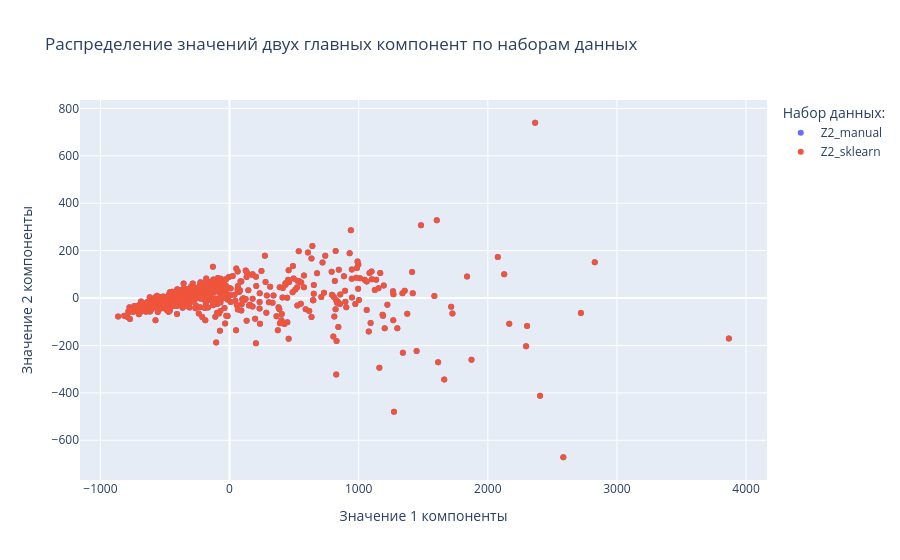

Write notebook code for a chart like this one.
### Code cell
scatter_plot_fig = go.Figure()
scatter_plot_fig.add_trace(
    go.Scatter(
        x=Z2_manual[:, 0],
        y=Z2_manual[:, 1],
        mode='markers',
        name='Z2_manual'
    )
)
scatter_plot_fig.add_trace(
    go.Scatter(
        x=Z2_sklearn[:, 0],
        y=Z2_sklearn[:, 1],
        mode='markers',
        name='Z2_sklearn'
    )
)
scatter_plot_fig.update_layout(
    title='Распределение значений двух главных компонент по наборам данных',
    xaxis_title='Значение 1 компоненты',
    yaxis_title='Значение 2 компоненты',
    legend=dict(
        title='Набор данных:',
    ),
)
scatter_plot_fig.show()

### Figure 1 — Plotly figure (JSON) as saved in the notebook; plotly's stock layout.template omitted (floating-point values rounded to 4 significant figures; data arrays with more than 128 entries replaced by an {"elided": "..."} marker saying what was removed)
{"data": [{"mode": "markers", "name": "Z2_manual", "type": "scatter", "x": {"elided": "569 float values"}, "y": {"elided": "569 float values"}}, {"mode": "markers", "name": "Z2_sklearn", "type": "scatter", "x": {"elided": "569 float values"}, "y": {"elided": "569 float values"}}], "layout": {"legend": {"title": {"text": "Набор данных:"}}, "title": {"text": "Распределение значений двух главных компонент по наборам данных"}, "xaxis": {"title": {"text": "Значение 1 компоненты"}}, "yaxis": {"title": {"text": "Значение 2 компоненты"}}}}
